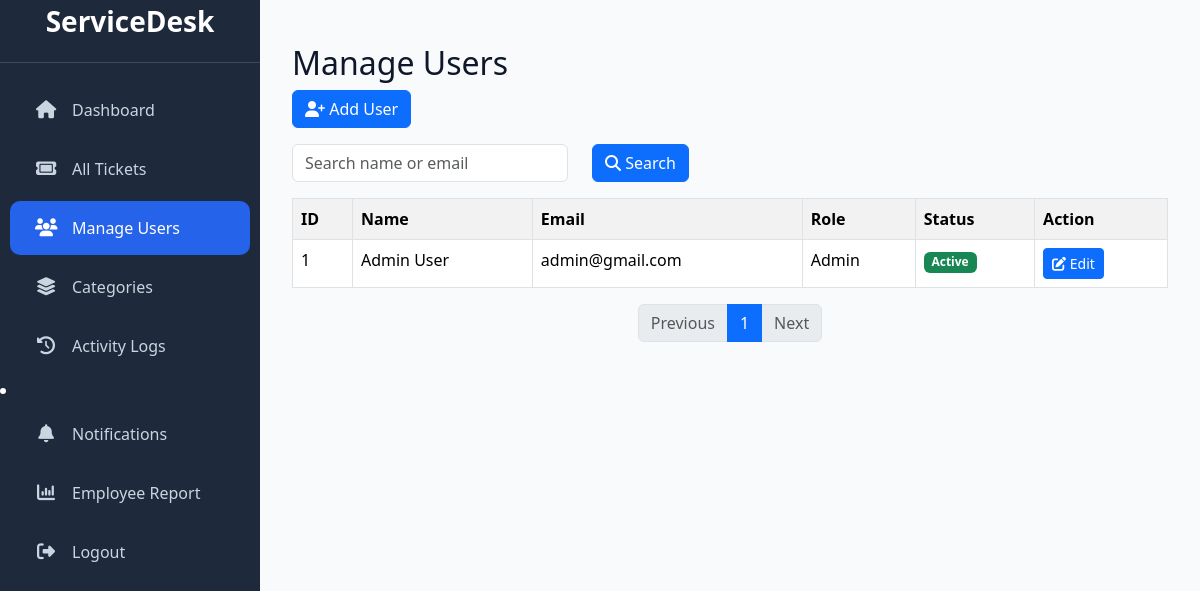
The page /admin/users.php (signed in) on the database its author committed.
### tables this page shows
CREATE TABLE users (
    ID INT AUTO_INCREMENT PRIMARY KEY,
    FirstName VARCHAR(100) NOT NULL,
    LastName VARCHAR(100) NOT NULL,
    Email VARCHAR(150) NOT NULL UNIQUE,
    Phone VARCHAR(15),
    Password VARCHAR(255) NOT NULL,
    RoleId INT NOT NULL,
    IsActive TINYINT(1) DEFAULT 1,
    CreatedDate TIMESTAMP DEFAULT CURRENT_TIMESTAMP,

    CONSTRAINT fk_users_roles
    FOREIGN KEY (RoleId)
    REFERENCES roles(ID)
);

CREATE TABLE roles (
    ID INT AUTO_INCREMENT PRIMARY KEY,
    RoleName VARCHAR(50) NOT NULL
);

### admin/users.php (the view, shortened to what this page needs)
<?php
include '../includes/db.php';
$search = "";
$limit = 10;
$page = isset($_GET['page']) ? (int)$_GET['page'] : 1;
$start = ($page - 1) * $limit;
$countQuery = "
SELECT COUNT(*) AS total
FROM users
WHERE
FirstName LIKE '%$search%'
OR
LastName LIKE '%$search%'
OR
Email LIKE '%$search%'
";
$countResult = mysqli_query($conn,$countQuery);
$countRow = mysqli_fetch_assoc($countResult);
$totalUsers = $countRow['total'];
$totalPages = ceil($totalUsers / $limit);
$query = "
SELECT
users.ID,
users.FirstName,
users.LastName,
users.Email,
roles.RoleName,
users.IsActive
FROM users
LEFT JOIN roles
ON users.RoleId = roles.ID
WHERE
users.FirstName LIKE '%$search%'
OR
users.LastName LIKE '%$search%'
OR
users.Email LIKE '%$search%'
ORDER BY users.ID DESC
LIMIT $start,$limit
";
$result = mysqli_query($conn,$query);
?>
<!DOCTYPE html>
<html>
<head>
<link rel="stylesheet" href="../assets/css/style.css">
<link href="https://cdn.jsdelivr.net/npm/bootstrap@5.3.3/dist/css/bootstrap.min.css" rel="stylesheet">
<link rel="stylesheet" href="https://cdnjs.cloudflare.com/ajax/libs/font-awesome/6.5.0/css/all.min.css">
</head>
<body>
<?php include 'includes/sidebar.php'; ?>
<div class="main-content">
<div class="container-fluid mt-4">
<h2>Manage Users</h2>
<a href="add_user.php" class="btn btn-primary mb-3">
<i class="fa fa-user-plus"></i> Add User
</a>
<form method="GET" class="row mb-3">
<div class="col-md-4">
<input
type="text"
name="search"
class="form-control"
placeholder="Search name or email"
value="<?php echo $search; ?>">
</div>
<div class="col-md-2">
<button class="btn btn-primary">
<i class="fa fa-search"></i>
Search
</button>
</div>
</form>
<table class="table table-bordered table-striped">
<tr>
<th>ID</th>
<th>Name</th>
<th>Email</th>
<th>Role</th>
<th>Status</th>
<th>Action</th>
</tr>
<?php
if(mysqli_num_rows($result)>0)
{
while($row=mysqli_fetch_assoc($result))
{
?>
<tr>
<td>
<?php echo $row['ID']; ?>
</td>
<td>
<?php echo $row['FirstName']." ".$row['LastName']; ?>
</td>
<td>
<?php echo $row['Email']; ?>
</td>
<td>
<?php echo $row['RoleName']; ?>
</td>
<td>
<?php
if($row['IsActive']==1)
{
echo '<span class="badge bg-success">Active</span>';
}
else
{
echo '<span class="badge bg-danger">Inactive</span>';
}
?>
</td>
<td>
<a href="edit_user.php?id=<?php echo $row['ID']; ?>"
class="btn btn-primary btn-sm">
<i class="fa fa-edit"></i>
Edit
</a>
</td>
</tr>
<?php
}
}
?>
</table>
<nav>
<ul class="pagination justify-content-center">
<li class="page-item <?php if($page<=1){echo 'disabled';} ?>">
<a class="page-link"
href="?page=<?php echo $page-1; ?>&search=<?php echo $search; ?>">
Previous
</a>
</li>
<?php
for($i=1;$i<=$totalPages;$i++)
{
?>
<li class="page-item <?php if($page==$i){echo 'active';} ?>">
<a class="page-link"
href="?page=<?php echo $i; ?>&search=<?php echo $search; ?>">
<?php echo $i; ?>
</a>
</li>
<?php
}
?>
<li class="page-item <?php if($page >= $totalPages){echo 'disabled';} ?>">
<a class="page-link"
href="?page=<?php echo $page+1; ?>&search=<?php echo $search; ?>">
Next
</a>
</li>
</ul>
</nav>
</div>
</div>
</body>
</html>

### assets/css/style.css (style rules this page uses)
:root { --primary:#2563EB; --primary-dark:#1D4ED8; --sidebar:#1E293B; --background:#F8FAFC; --white:#FFFFFF; --border:#E5E7EB; --text:#0F172A; --secondary:#64748B; --success:#22C55E; --warning:#F59E0B; --danger:#EF4444; }
* { margin:0; padding:0; box-sizing:border-box; font-family:'Segoe UI',sans-serif; }
body { background:var(--background); color:var(--text); }
body { background: #F8FAFC; }
.main-content { margin-left: 260px !important; padding: 20px 10px !important; min-height: 100vh; width: calc(100% - 260px) !important; box-sizing: border-box; }
.main-content { margin-left: 260px !important; width: calc(100% - 260px) !important; padding-left: 20px !important; padding-right: 20px !important; }

### rows shown on the page
users: ID "1", FirstName "Admin", LastName "User", Email "admin@gmail.com", RoleId.RoleName "Admin", IsActive "Active"
